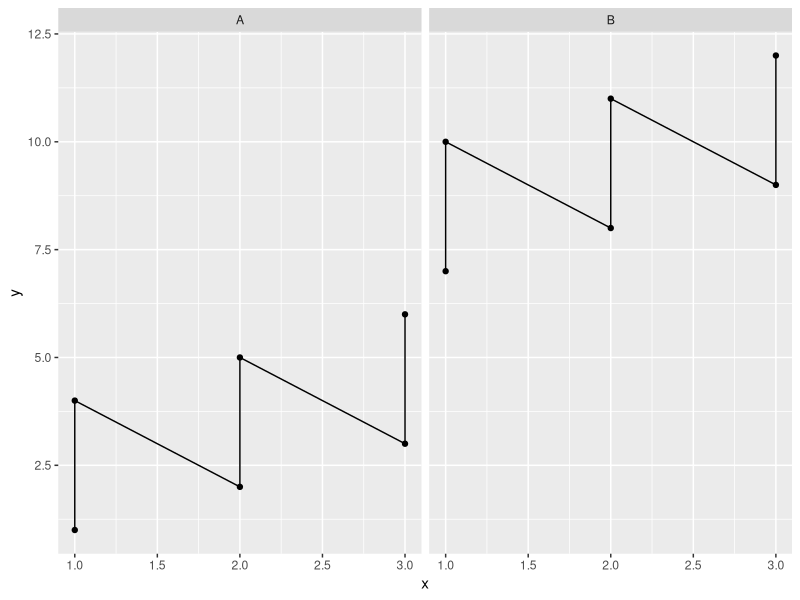
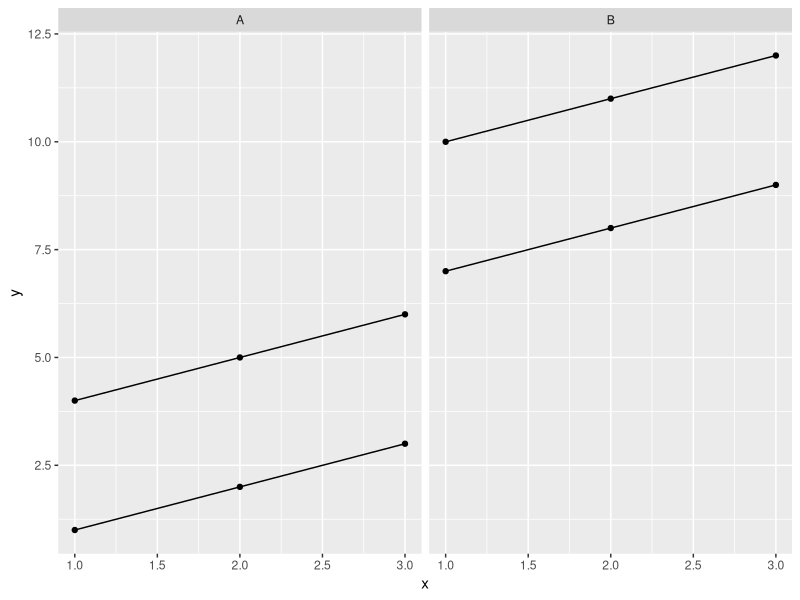

Source code (R) for these figures, in order:
## ---- chunk 1
library(ggplot2); library(dplyr)
## ---- chunk 2
dat <- data.frame(x = rep(1:3, 4),
                  y = c(1:12), 
                  individual = factor(c(1,1,1, 2,2,2, 3,3,3, 4,4,4)),
                  type = factor(c(rep("A", 6), rep("B", 6)))
)

# without specifying group
dat %>% ggplot(aes(x = x, y = y)) +
        geom_point() + facet_wrap(type ~ .) +
        geom_line()

# specify "individual" as grouping variable
 dat %>% ggplot(aes(x = x, y = y, group = individual)) +
        geom_point() + facet_wrap(type ~ .) +
        geom_line()
